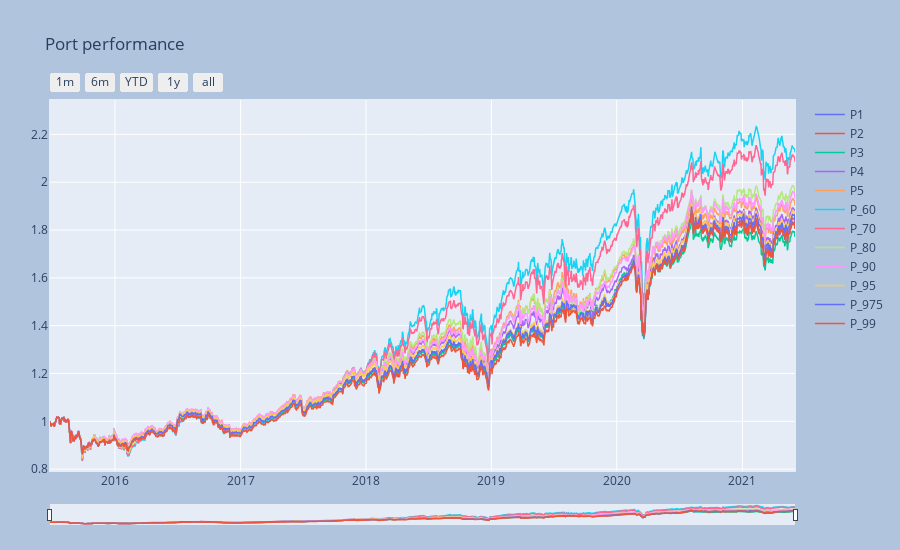

The notebook cell this image was saved under:
### Code cell
_ = ps.port_view_all(sdate=pd.to_datetime('2000-01-01'), componly=True, fancy=True)

### Figure 1 — Plotly figure (JSON) as saved in the notebook; plotly's stock layout.template omitted (floating-point values rounded to 4 significant figures; data arrays with more than 128 entries replaced by an {"elided": "..."} marker saying what was removed)
{"data": [{"line": {"width": 1.5}, "name": "P1", "type": "scatter", "x": {"elided": "1495 str values"}, "y": {"elided": "1495 float values"}}, {"line": {"width": 1.5}, "name": "P2", "type": "scatter", "x": {"elided": "1495 str values"}, "y": {"elided": "1495 float values"}}, {"line": {"width": 1.5}, "name": "P3", "type": "scatter", "x": {"elided": "1495 str values"}, "y": {"elided": "1495 float values"}}, {"line": {"width": 1.5}, "name": "P4", "type": "scatter", "x": {"elided": "1495 str values"}, "y": {"elided": "1495 float values"}}, {"line": {"width": 1.5}, "name": "P5", "type": "scatter", "x": {"elided": "1495 str values"}, "y": {"elided": "1495 float values"}}, {"line": {"width": 1.5}, "name": "P_60", "type": "scatter", "x": {"elided": "1495 str values"}, "y": {"elided": "1495 float values"}}, {"line": {"width": 1.5}, "name": "P_70", "type": "scatter", "x": {"elided": "1495 str values"}, "y": {"elided": "1495 float values"}}, {"line": {"width": 1.5}, "name": "P_80", "type": "scatter", "x": {"elided": "1495 str values"}, "y": {"elided": "1495 float values"}}, {"line": {"width": 1.5}, "name": "P_90", "type": "scatter", "x": {"elided": "1495 str values"}, "y": {"elided": "1495 float values"}}, {"line": {"width": 1.5}, "name": "P_95", "type": "scatter", "x": {"elided": "1495 str values"}, "y": {"elided": "1495 float values"}}, {"line": {"width": 1.5}, "name": "P_975", "type": "scatter", "x": {"elided": "1495 str values"}, "y": {"elided": "1495 float values"}}, {"line": {"width": 1.5}, "name": "P_99", "type": "scatter", "x": {"elided": "1495 str values"}, "y": {"elided": "1495 float values"}}], "layout": {"autosize": false, "height": 550, "margin": {"b": 25, "l": 50, "pad": 1, "r": 50, "t": 100}, "paper_bgcolor": "LightSteelBlue", "title": {"text": "Port performance"}, "width": 900, "xaxis": {"autorange": false, "fixedrange": false, "range": ["2015-06-26T00:00:00", "2021-06-03T00:00:00"], "rangeselector": {"buttons": [{"count": 1, "label": "1m", "step": "month", "stepmode": "backward"}, {"count": 6, "label": "6m", "step": "month", "stepmode": "backward"}, {"count": 1, "label": "YTD", "step": "year", "stepmode": "todate"}, {"count": 1, "label": "1y", "step": "year", "stepmode": "backward"}, {"step": "all"}]}, "rangeslider": {"thickness": 0.05, "visible": true}, "type": "date"}, "yaxis": {"autorange": false, "fixedrange": false, "range": [0.7921, 2.344]}}}
